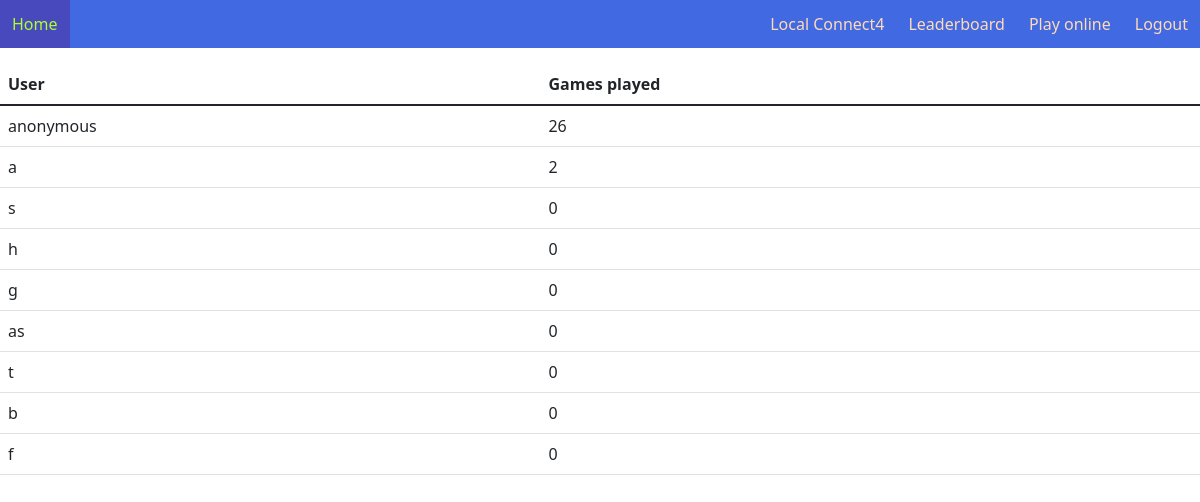
Page /leaderboard (signed in) on the committed database.
### tables this page shows
CREATE TABLE users (
id INTEGER PRIMARY KEY AUTOINCREMENT NOT NULL,
name TEXT UNIQUE NOT NULL,
hashed_password TEXT NOT NULL,
rank INT
);

### app.py (the view)
@app.route("/leaderboard")
def leaderboard():
    db = sqlite3.connect("user_info.db")
    cursor = db.cursor()
    cursor.execute("SELECT name, rank FROM users ORDER BY rank DESC;")
    users = cursor.fetchall()
    return render_template("leaderboard.html", users=users)

### templates/leaderboard.html (shortened to what this page needs)
{% extends "template.html" %}
{% block main %}
<table class="table">
    <thead>
        <th>
            User
        </th>
        <th>
            Games played
        </th>
    </thead>
    <tbody>
        {% for user in users %}
        <tr>
            <td>
                {{ user[0] }}
            </td>
            <td>
                {{ user[1] }}
            </td>
        </tr>
        {% endfor %}
    </tbody>
</table>
{% endblock %}

### static/styles.css (style rules this page uses)
body { margin: 0; }
:root { --square-size: 100%; --token-size: calc(var(--square-size)*0.95); }

### rows in the picture
users: name "anonymous", rank "26"
users: name "a", rank "2"
users: name "s", rank "0"
users: name "h", rank "0"
users: name "g", rank "0"
users: name "as", rank "0"
users: name "t", rank "0"
users: name "b", rank "0"
users: name "f", rank "0"
